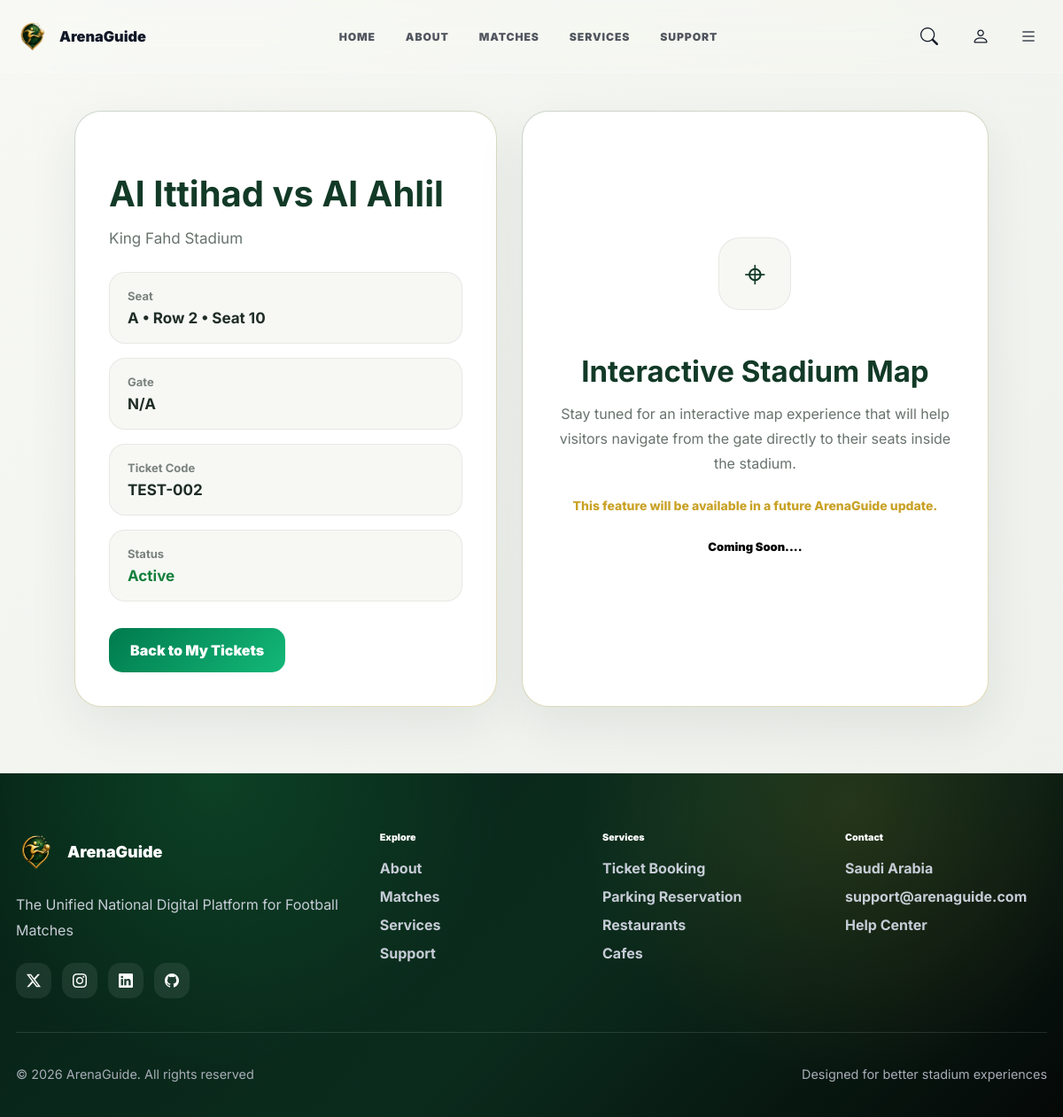
The app's page /en/booking/ticket/21/seat-map/ (signed in) with its own data.
### booking/models.py (models this page shows, shortened)
class Ticket(models.Model):
    class Status(models.TextChoices):
        ACTIVE = "active", "Active"
        USED = "used", "Used"
        CANCELLED = "cancelled", "Cancelled"
    booking = models.ForeignKey(Booking,on_delete=models.CASCADE,related_name="tickets")
    match = models.ForeignKey("match.Match",on_delete=models.CASCADE,related_name="tickets")
    user = models.ForeignKey("account.User",on_delete=models.CASCADE,related_name="tickets")
    seat = models.ForeignKey(Seat,on_delete=models.PROTECT,related_name="tickets")
    gate = models.ForeignKey("stadium.Gate",on_delete=models.SET_NULL,null=True,blank=True,related_name="tickets")
    holder = models.ForeignKey("booking.TicketHolder",on_delete=models.PROTECT,related_name="tickets",null=True,blank=True)
    price = models.DecimalField(max_digits=10, decimal_places=2)
    ticket_code = models.CharField(max_length=40, unique=True, blank=True)
    issued_at = models.DateTimeField(auto_now_add=True)
    used_at = models.DateTimeField(null=True, blank=True)
    status = models.CharField(max_length=20,choices=Status.choices,default=Status.ACTIVE)
    class Meta:
        ordering = ["-issued_at"]
        constraints = [
            models.UniqueConstraint(
                fields=["match", "seat"],
                condition=models.Q(status__in=["active", "used"]),
                name="unique_active_or_used_ticket_per_match_seat"
            ),
        ]

class Seat(models.Model):
    class ViewQuality(models.TextChoices):
        EXCELLENT = "excellent", "Excellent"
        GOOD = "good", "Good"
        LIMITED = "limited", "Limited"
    class SunExposure(models.TextChoices):
        LOW = "low", "Low"
        MEDIUM = "medium", "Medium"
        HIGH = "high", "High"
    stadium = models.ForeignKey("stadium.Stadium",on_delete=models.CASCADE,related_name="seats")
    category = models.ForeignKey(SeatCategory,on_delete=models.PROTECT,related_name="seats")
    gate = models.ForeignKey("stadium.Gate",on_delete=models.SET_NULL,null=True,blank=True,related_name="seats")
    section = models.CharField(max_length=20)
    row = models.CharField(max_length=20)
    number = models.CharField(max_length=20)
    view_quality = models.CharField(max_length=20, choices=ViewQuality.choices, default=ViewQuality.GOOD)
    is_shaded = models.BooleanField(default=False)
    sun_exposure = models.CharField(max_length=20, choices=SunExposure.choices, default=SunExposure.MEDIUM)
    notes = models.CharField(max_length=255, blank=True)
    is_active = models.BooleanField(default=True)
    class Meta:
        ordering = ["section", "row", "number"]
        constraints = [
            models.UniqueConstraint(
                fields=["stadium", "section", "row", "number"],
                name="unique_seat_per_stadium"
            )
        ]

### match/models.py (models this page shows, shortened)
class Match(models.Model):
    class Status(models.TextChoices):
        UPCOMING = "upcoming", "Upcoming"
        LIVE = "live", "Live"
        FINISHED = "finished", "Finished"
        CANCELED = "canceled", "Canceled"
    stadium = models.ForeignKey(Stadium,on_delete=models.CASCADE,related_name="matches")
    home_team = models.ForeignKey(Team,on_delete=models.CASCADE,related_name="home_matches" )
    away_team = models.ForeignKey(Team,on_delete=models.CASCADE,related_name="away_matches")
    start_datetime = models.DateTimeField()
    end_datetime = models.DateTimeField()
    total_tickets = models.PositiveIntegerField(default=0)
    available_tickets = models.PositiveIntegerField(default=0)
    image = models.ImageField(upload_to="matches/", blank=True, null=True)
    description = models.TextField(blank=True)
    home_score = models.PositiveIntegerField(default=0)
    away_score = models.PositiveIntegerField(default=0)
    live_minute = models.PositiveIntegerField(default=0)
    video_file = models.FileField(upload_to='matches/videos/', null=True, blank=True)
    video_url = models.URLField(null=True, blank=True)
    status = models.CharField(max_length=20,choices=Status.choices,default=Status.UPCOMING)
    class Meta:
        ordering = ["-start_datetime"]

class Team(models.Model):
    name = models.CharField(max_length=255)
    country = models.CharField(max_length=100)
    logo = models.ImageField(upload_to="teams/", blank=True, null=True)
    achievements = models.TextField(blank=True)
    coach = models.CharField(max_length=100, blank=True)
    founded_year = models.PositiveIntegerField(blank=True, null=True)
    class Meta:
        ordering = ["name"]

### stadium/models.py (models this page shows, shortened)
class Stadium(models.Model):
    class Meta:
        ordering = ["-created_at"]
        verbose_name = "Stadium"
        verbose_name_plural = "Stadiums"
        unique_together = ["name", "city"]
    class Status(models.TextChoices):
        ACTIVE = "active", "Active"
        INACTIVE = "inactive", "Inactive"
        MAINTENANCE = "maintenance", "Maintenance"
    name = models.CharField(max_length=255)
    city = models.CharField(max_length=100)
    location = models.CharField(max_length=255)
    latitude = models.FloatField(blank=True, null=True)
    longitude = models.FloatField(blank=True, null=True)
    capacity = models.PositiveIntegerField()
    description = models.TextField(blank=True)
    image = models.ImageField(upload_to="stadiums/", blank=True, null=True)
    status = models.CharField(max_length=20,choices=Status.choices,default=Status.ACTIVE)
    created_at = models.DateTimeField(auto_now_add=True)
    updated_at = models.DateTimeField(auto_now=True)

### booking/views.py (the view)
# urls.py: path("ticket/<int:ticket_id>/seat-map/", views.seat_map_page, name="seat_map"),
@login_required
def seat_map_page(request, ticket_id:HttpRequest):
    ticket = get_object_or_404(Ticket.objects.select_related("match","match__home_team","match__away_team","match__stadium","seat","gate",),
        id=ticket_id,
        user=request.user,
        status=Ticket.Status.ACTIVE,
    )
    return render(request, "booking/seat_map.html", {
        "ticket": ticket,
    })

### booking/templates/booking/seat_map.html (shortened to what this page needs)
{% extends "core/base.html" %}
{% load static %}
{% load i18n %}
{% block extra_css %}
<link rel="stylesheet" href="{% static 'css/seat_map.css' %}">
{% endblock %}
{% block content %}
<section class="seat-page">
    <div class="seat-container">
        <div class="seat-card info-card">
            <h1>{{ ticket.match.home_team.name }} vs {{ ticket.match.away_team.name }}</h1>
            <p class="subtitle">{{ ticket.match.stadium.name }}</p>
            <div class="info-grid">
                <div class="info-box">
                    <span>{% trans "Seat" %}</span>
                    <strong>{{ ticket.seat.section }} • Row {{ ticket.seat.row }} • Seat {{ ticket.seat.number }}</strong>
                </div>
                <div class="info-box">
                    <span>{% trans "Gate" %}</span>
                    <strong>
                        {% if ticket.gate %}
                            {{ ticket.gate.name }}
                        {% else %}
                            N/A
                        {% endif %}
                    </strong>
                </div>
                <div class="info-box">
                    <span>{% trans "Ticket Code" %}</span>
                    <strong>{{ ticket.ticket_code }}</strong>
                </div>
                <div class="info-box">
                    <span>{% trans "Status" %}</span>
                    <strong class="active-text">{{ ticket.get_status_display }}</strong>
                </div>
            </div>
            <a href="{% url 'booking:my_tickets' %}" class="back-btn">
                {% trans "Back to My Tickets" %}
            </a>
        </div>
        <div class="seat-card announcement-card">
            <div class="map-mark">⌖</div>
            <h2>{% trans "Interactive Stadium Map" %}</h2>
            <p>
                {% trans "Stay tuned for an interactive map experience that will help visitors navigate from the gate directly to their seats inside the stadium." %}
            </p>
            <p class="note">
                {% trans "This feature will be available in a future ArenaGuide update." %}
            </p>
            <h4 class="soon-badge">{% trans "Coming Soon...." %}</h4>
        </div>
    </div>
</section>
{% endblock %}

### core/static/css/base.css (style rules this page uses)
:root { --arena-green: #0f7a3b; --arena-green-dark: #0f7a3b; --arena-gold: #c9a227; --arena-bg: #ffffff; --arena-card: rgba(255, 255, 255, 0.82); --arena-text: #111827; --arena-muted: #6b7280; --arena-border: rgba(17, 24, 39, 0.12); --arena-shadow: 0 18px 55px rgba(17, 24, 39, 0.12); --arena-gradient: linear-gradient(135deg, #22c55e, #13b878, #c9a227); --arena-navbar-height: 82px; --arena-radius: 14px; }
* { box-sizing: border-box; }
html { scroll-behavior: smooth; }
body.arena-body { margin: 0; min-height: 100vh; background: var(--arena-bg); color: var(--arena-text); font-family: "Inter", sans-serif; }
a { text-decoration: none; color: inherit; }

### booking/static/css/seat_map.css (style rules this page uses)
.seat-page { min-height: calc(100vh - 90px); padding: 125px 7% 75px; background: linear-gradient(135deg, #f7f8f4, #eef1ec); }
.seat-container { max-width: 1150px; margin: 0 auto; display: grid; grid-template-columns: 0.95fr 1.05fr; gap: 28px; align-items: stretch; }
.seat-card { position: relative; padding: 38px; border-radius: 30px; background: linear-gradient(#ffffff, #ffffff) padding-box, linear-gradient(135deg, rgba(18, 58, 39, 0.18), rgba(201, 162, 39, 0.28)) border-box; border: 1px solid transparent; box-shadow: 0 20px 55px rgba(20, 45, 32, 0.08); animation: fadeUp 0.45s ease both; }
.info-card h1 { color: #123a27; font-size: 40px; line-height: 1.12; margin-bottom: 14px; }
.subtitle { color: #68736c; font-size: 17px; margin-bottom: 28px; }
.info-grid { display: grid; gap: 16px; margin-bottom: 30px; }
.info-box { padding: 18px 20px; border-radius: 18px; background: #f7f8f4; border: 1px solid rgba(18, 58, 39, 0.08); }
.info-box span { display: block; color: #7a827d; font-size: 13px; font-weight: 700; margin-bottom: 7px; }
.info-box strong { color: #1f2d25; font-size: 17px; }
.active-text { color: #15803d !important; }
.back-btn { display: inline-flex; align-items: center; justify-content: center; min-height: 50px; padding: 0 24px; border-radius: 15px; background: linear-gradient(135deg, #007a4d, #13b878); color: #fff; text-decoration: none; font-weight: 900; transition: 0.25s ease; }
.announcement-card { text-align: center; display: flex; flex-direction: column; justify-content: center; }
.soon-badge { align-self: center; padding: 8px 16px; border-radius: 20px; color: #000000; font-size: 13px; font-weight: 900; margin-bottom: 22px; }
.map-mark { width: 82px; height: 82px; margin: 0 auto 22px; border-radius: 24px; display: grid; place-items: center; font-size: 42px; color: #123a27; background: #f7f8f4; border: 1px solid rgba(18, 58, 39, 0.08); }
.announcement-card h2 { color: #123a27; font-size: 33px; margin-bottom: 14px; }
.announcement-card p { color: #68736c; line-height: 1.75; max-width: 520px; margin: 0 auto 22px; }
.note { font-size: 14px; font-weight: 800; color: #c9a227 !important; margin-bottom: 0 !important; }

### records on screen
Ticket: match.home_team.name "Al Ittihad", match.away_team.name "Al Ahlil", match.stadium.name "King Fahd Stadium", seat.section "A", seat.row "2", seat.number "10", ticket_code "TEST-002", status "Active"
